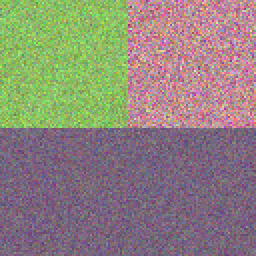
%> input picture Homework5/Homework5_documents/Gauss_rgb1.png, 128 x 128 px (shown 2 times larger)
$ octave main_homework5_q5.m   (GNU Octave 9; MATLAB toolbox functions it lacks are replaced by stand-ins)
%> lines starting %> are read from the running program, lines starting %| are printed output that depends on the picture; in (x1, y1, x2, y2) boxes, pixels count from 0 and x2, y2 are one past the last pixel; in counts of white or black regions, pixels touching at a corner belong together; the program's own positions count from 1
%% Aydın Uzun
% HW 5 06.12.2018
%% question 4
clf;
clear;
gauss=imread('Gauss_rgb1.png');
%> gauss is the input picture: size 128x128x3 uint8; mean R, G, B 142.7, 132.5, 125
gauss=double(gauss);
%> gauss: size 128x128x3 double
gauss_intensity = mean(gauss,3);
[m,n]  = size(gauss_intensity);
%> m = 128; n = 128
new_gauss = zeros(m,n);
labels = zeros(m,n);
labels(32,32) = 1; % green
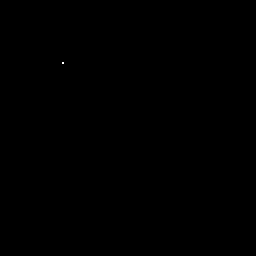
%> labels: size 128x128 double (shown 2 times larger); values 0 (black) and 1 (white), 0.01% white in thin lines or dots, all inside (x1, y1, x2, y2) = (31, 31, 32, 32)
labels(32,96) = 2; % pink
%> labels: size 128x128 double; 0.01% of pixels changed, all inside (x1, y1, x2, y2) = (95, 31, 96, 32)
labels(96,64) = 3; % purple
%> labels: size 128x128 double; min 0, max 3, mean 0.000366
N = 3;
dist = zeros(1,N);
M = zeros(1,N);

Gauss_R=gauss(:,:,1);
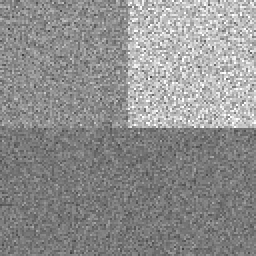
%> Gauss_R: size 128x128 double (shown 2 times larger); min 59, max 255, mean 142.7
Gauss_G=gauss(:,:,2);
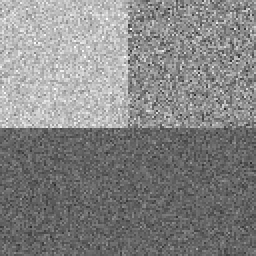
%> Gauss_G: size 128x128 double (shown 2 times larger); min 37, max 255, mean 132.5
Gauss_B=gauss(:,:,3);
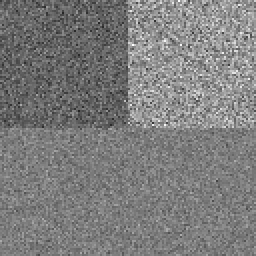
%> Gauss_B: size 128x128 double (shown 2 times larger); min 36, max 255, mean 125

f1=[Gauss_R Gauss_G Gauss_B];
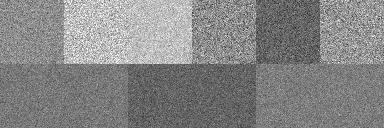
%> f1: size 128x384 double; min 36, max 255, mean 133.4

var_R=stdfilt(Gauss_R,true(3))^2;
var_G=stdfilt(Gauss_G,true(3))^2;
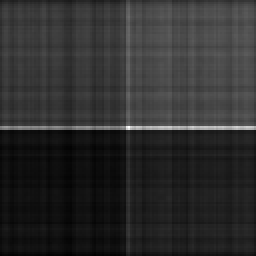
%> var_G: size 128x128 double (shown 2 times larger); min 24797.5, max 155420.1, mean 48340.4; drawn with min black and max white
var_B=stdfilt(Gauss_B,true(3))^2;
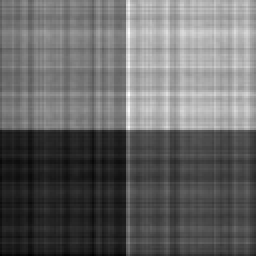
%> var_B: size 128x128 double (shown 2 times larger); min 24793.9, max 80883.3, mean 47344.6; drawn with min black and max white

f2=zeros(128,128,8);

for i=1:128
    for j=1:128
        f2(i,j,:)=[Gauss_R(i,j) Gauss_G(i,j) Gauss_B(i,j) i j var_R(i,j) var_G(i,j) var_B(i,j)];
    end
end


M_old = [150 150 150] ;

%> (the run ends here)
